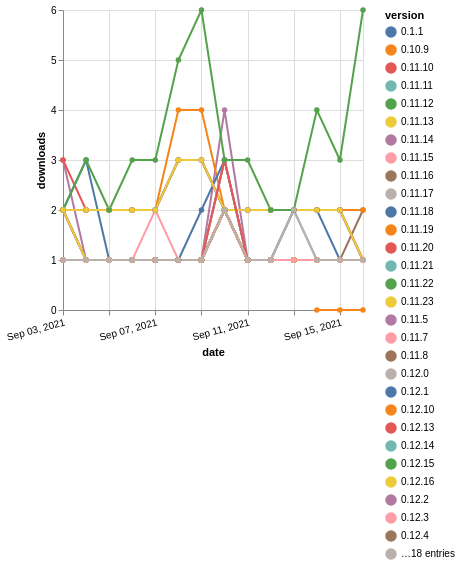

Vega-Lite specification for this chart:
### Vega-Lite specification from a JSON file in a GitHub repository (floating-point values rounded to 4 significant figures; data arrays with more than 128 entries replaced by an {"elided": "..."} marker saying what was removed)
{"$schema": "https://vega.github.io/schema/vega-lite/v5.json", "description": "A simple bar chart with embedded data.", "data": {"values": {"elided": "647 records"}}, "width": "container", "mark": {"type": "line", "point": {"filled": true}}, "encoding": {"x": {"field": "date", "type": "temporal", "timeUnit": "yearmonthdate", "title": "date", "axis": {"labelAngle": -15}}, "y": {"field": "delta", "type": "quantitative", "title": "downloads"}, "color": {"field": "version", "type": "nominal"}, "tooltip": {"field": "delta"}}}
